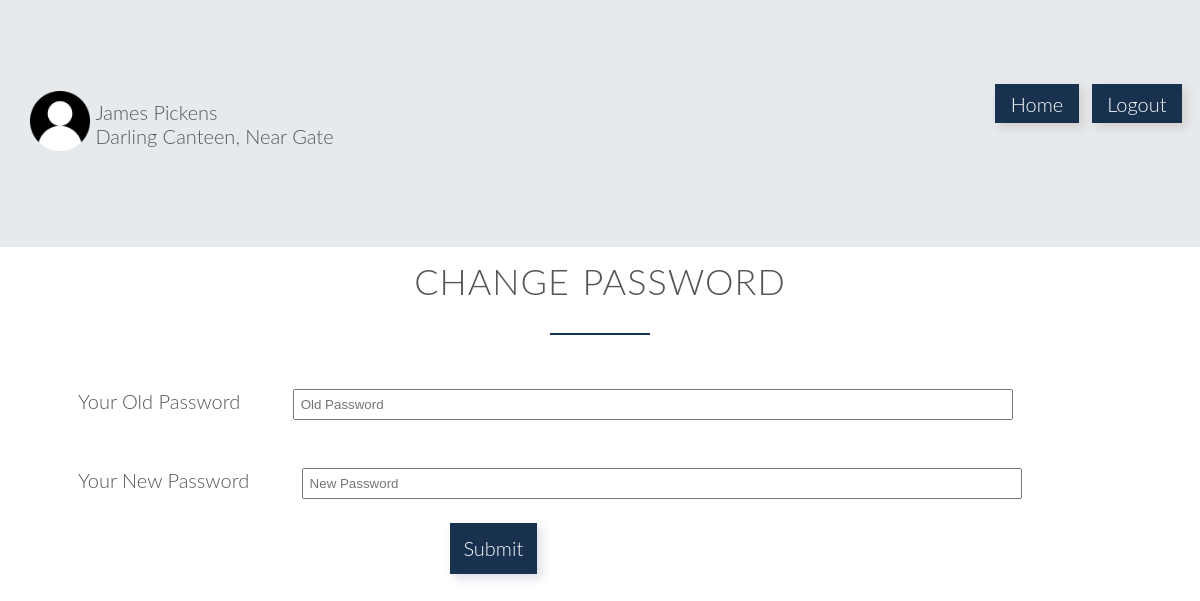
Screenshot of /empprof.php (signed in) with the database file from the repository.
### tables this page shows
CREATE TABLE `employee` (
  `eid` int(11) NOT NULL,
  `name` varchar(25) DEFAULT NULL,
  `join_date` date DEFAULT NULL,
  `streetname` varchar(15) DEFAULT NULL,
  `city` varchar(10) DEFAULT NULL,
  `phone` decimal(30,0) DEFAULT NULL,
  `cid` int(11) DEFAULT NULL
);

CREATE TABLE `canteen` (
  `cid` int(11) NOT NULL,
  `name` varchar(25) DEFAULT NULL,
  `location` varchar(10) DEFAULT NULL
);

### empprof.php (the view, shortened to what this page needs)
<?php
    include('sessionemp.php');
    $uname = $_SESSION['login_user'];
    $sql = "SELECT * from employee where eid='$uname'";
    $result = mysqli_query($db,$sql);
    $row = mysqli_fetch_array($result,MYSQLI_ASSOC);
?>
<html>
    <head>
        <link rel="stylesheet" type="text/css" href="css/style.css">
        <link rel="stylesheet" type="text/css" href="css/grid.css">
    </head>
    <body>
        <section class="section-plans">
            <div class="row">
                <div class="col span-10-of-12">
                    <?php
                        $cid = $row['cid'];
                        $canteen = "SELECT * from canteen where cid='$cid'";
                        $res = mysqli_query($db,$canteen);
                        $cantrow = mysqli_fetch_array($res,MYSQLI_ASSOC);
                    ?>
                    <img src="images/person.png" style="border-radius: 20%; width: 5vw;">
                    <div style="display: inline-block; vertical-align: super"><?php echo $row['name']?><br>
                        <?php
                            $cant=$cantrow['name'];
                            $loc=$cantrow['location'];
                            echo "$cant, $loc"
                        ?></div>
                </div>
                <div class="col span-1-of-12"><a style="text-decoration: none; background-color: #18314f; padding: 10% 20%; color: white; vertical-align: text-bottom; margin-top: 20%; margin-bottom: 20%; box-shadow: 4px 4px 10px rgba(72, 39, 10, 0.15)" href="emphome.php">Home</a></div>
                <div class="col span-1-of-12"><a style="text-decoration: none; background-color: #18314f; padding: 10% 20%; color: white; vertical-align: text-bottom; margin-top: 20%; margin-bottom: 20%; box-shadow: 4px 4px 10px rgba(72, 39, 10, 0.15)" href="index.php">Logout</a></div>
            </div>
        </section>
        <section class="section-cant">
            <div class="row">
                <h2>Change Password</h2>
            </div>
            <div class="row">
                <form method="post" id="sjt" name="sjt" action="<?php $_PHP_SELF ?>">
                    <label for="oldpwd" style="font-family: 'Lato','Arial', sans-serif;font-weight: 300;font-size: 20px; margin-left:4vw;">Your Old Password</label>
                    <input type="password" placeholder="Old Password" id="oldpwd" name="oldpwd" style="margin:2vw 4vw; width:60vw; padding: 0.5vw;" required>
                    <br>
                    <label for="newpwd" style="font-family: 'Lato','Arial', sans-serif;font-weight: 300;font-size: 20px; margin-left:4vw;">Your New Password</label>
                    <input type="password" placeholder="New Password" id="newpwd" name="newpwd" style="margin:2vw 4vw; width:60vw; padding: 0.5vw;" required>
                    <br>
                    <input type="submit" for="sjt" value="Submit" id="Submit" name="Submit" style="box-shadow: 4px 4px 10px rgba(12, 10, 72, 0.15); text-align: center; padding: 1%;border: 2px solid #18314f;background-color: #18314f; color: white; font-family: 'Lato','Arial', sans-serif;font-weight: 300;font-size: 20px;margin-left:35vw; margin-botton:4vw;"><br>
                </form>
            </div>
        </section>
   </body>
</html>

### css/style.css (style rules this page uses)
* { margin:0; padding: 0; -webkit-box-sizing: border-box; box-sizing: border-box; }
html, body { background-color: #fff; color: #555; font-family: 'Lato','Arial', sans-serif; font-weight: 300; font-size: 20px; text-rendering: optimizeLegibility; overflow-x: hidden; }
.row { max-width: 1140px; margin: 0 auto; }
section { padding: 80px 0px; }
h1, h2, h3 { font-weight: 300; text-transform: uppercase; }
h2 { font-size: 180%; word-spacing: 2px; text-align: center; margin-bottom: 30px; letter-spacing: 1px; }
h2:after { display: block; height: 2px; background-color: #18314f; content: " "; width: 100px; margin: 0 auto; margin-top: 30px; }
.section-cant { padding: 1%; }
.section-plans { background-color: rgba(24, 49, 79, 0.1); }
form { font-size: 80%; }

### css/grid.css (style rules this page uses)
.row { zoom: 1; }
.row:before, .row:after { content:""; display:table; }
.row:after { clear:both; }
.col { display: block; float:left; margin: 1% 0 1% 1.6%; }
.col:first-child { margin-left: 0; }
.span-10-of-12 { width: 83.06%; }
.span-1-of-12 { width: 6.86%; }

### rows the page displays
employee: name "James Pickens"
canteen: name "Darling Canteen", location "Near Gate"
